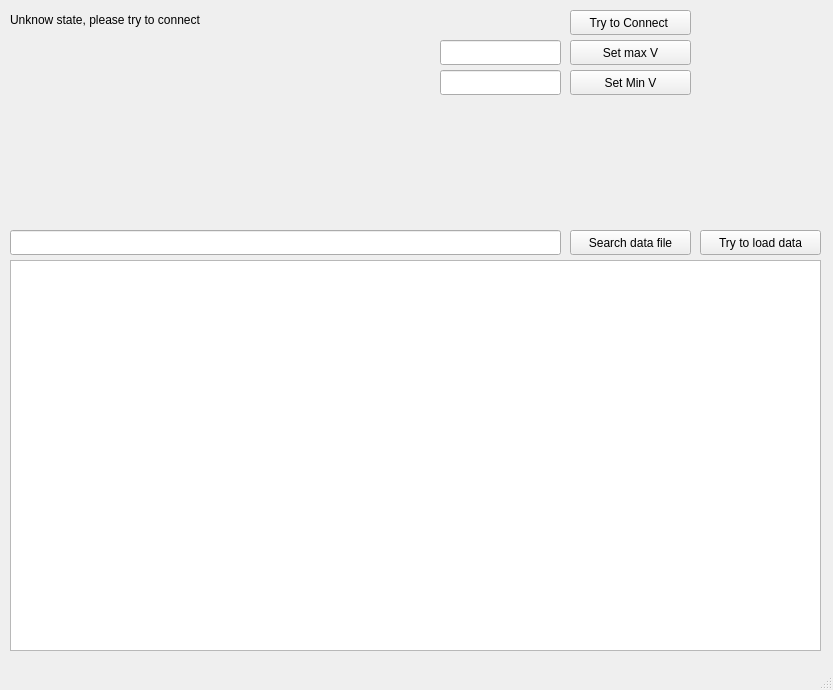
<?xml version="1.0" encoding="UTF-8"?>
<ui version="4.0">
 <class>PcApp</class>
 <widget class="QMainWindow" name="PcApp">
  <property name="geometry">
   <rect>
    <x>0</x>
    <y>0</y>
    <width>833</width>
    <height>690</height>
   </rect>
  </property>
  <property name="windowTitle">
   <string>PcApp</string>
  </property>
  <widget class="QWidget" name="centralwidget">
   <widget class="QLineEdit" name="lineEdit">
    <property name="geometry">
     <rect>
      <x>10</x>
      <y>230</y>
      <width>551</width>
      <height>25</height>
     </rect>
    </property>
   </widget>
   <widget class="QPushButton" name="bLoadData">
    <property name="geometry">
     <rect>
      <x>700</x>
      <y>230</y>
      <width>121</width>
      <height>25</height>
     </rect>
    </property>
    <property name="text">
     <string>Try to load data</string>
    </property>
   </widget>
   <widget class="QPushButton" name="bSetMaxV">
    <property name="geometry">
     <rect>
      <x>570</x>
      <y>40</y>
      <width>121</width>
      <height>25</height>
     </rect>
    </property>
    <property name="text">
     <string>Set max V</string>
    </property>
   </widget>
   <widget class="QPushButton" name="bSearchFile">
    <property name="geometry">
     <rect>
      <x>570</x>
      <y>230</y>
      <width>121</width>
      <height>25</height>
     </rect>
    </property>
    <property name="text">
     <string>Search data file</string>
    </property>
   </widget>
   <widget class="QGraphicsView" name="graphicsView">
    <property name="geometry">
     <rect>
      <x>10</x>
      <y>260</y>
      <width>811</width>
      <height>391</height>
     </rect>
    </property>
   </widget>
   <widget class="QLabel" name="label">
    <property name="geometry">
     <rect>
      <x>10</x>
      <y>10</y>
      <width>551</width>
      <height>20</height>
     </rect>
    </property>
    <property name="text">
     <string>Unknow state, please try to connect</string>
    </property>
   </widget>
   <widget class="QPushButton" name="bConnectAr">
    <property name="geometry">
     <rect>
      <x>570</x>
      <y>10</y>
      <width>121</width>
      <height>25</height>
     </rect>
    </property>
    <property name="text">
     <string>Try to Connect </string>
    </property>
   </widget>
   <widget class="QLineEdit" name="voltageInp">
    <property name="geometry">
     <rect>
      <x>440</x>
      <y>40</y>
      <width>121</width>
      <height>25</height>
     </rect>
    </property>
   </widget>
   <widget class="QLineEdit" name="percentageInp">
    <property name="geometry">
     <rect>
      <x>440</x>
      <y>70</y>
      <width>121</width>
      <height>25</height>
     </rect>
    </property>
   </widget>
   <widget class="QPushButton" name="bSetMin">
    <property name="geometry">
     <rect>
      <x>570</x>
      <y>70</y>
      <width>121</width>
      <height>25</height>
     </rect>
    </property>
    <property name="text">
     <string>Set Min V</string>
    </property>
   </widget>
  </widget>
  <widget class="QMenuBar" name="menubar">
   <property name="geometry">
    <rect>
     <x>0</x>
     <y>0</y>
     <width>833</width>
     <height>22</height>
    </rect>
   </property>
  </widget>
  <widget class="QStatusBar" name="statusbar"/>
 </widget>
 <resources/>
 <connections/>
</ui>
